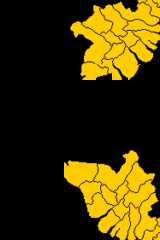

A 2D game scene composited from a Tiled map and its tileset images. What follows is a short description and the map's XML, with each tile layer's data collapsed to a summary:
An orthogonal 10x15 tile map with 16x16 px tiles, 1 tile layer (Tile Layer 1).

<map version="1.8" tiledversion="1.8.5" orientation="orthogonal" renderorder="right-down" width="10" height="15" tilewidth="16" tileheight="16" infinite="0" nextlayerid="2" nextobjectid="1">
 <tileset firstgid="1" source="MapVN.tsx" />
 <layer id="1" name="Tile Layer 1" width="10" height="15">
  <data>[150 cells, 68 non-empty, 36 distinct tile ids]</data>
 </layer>
</map>
